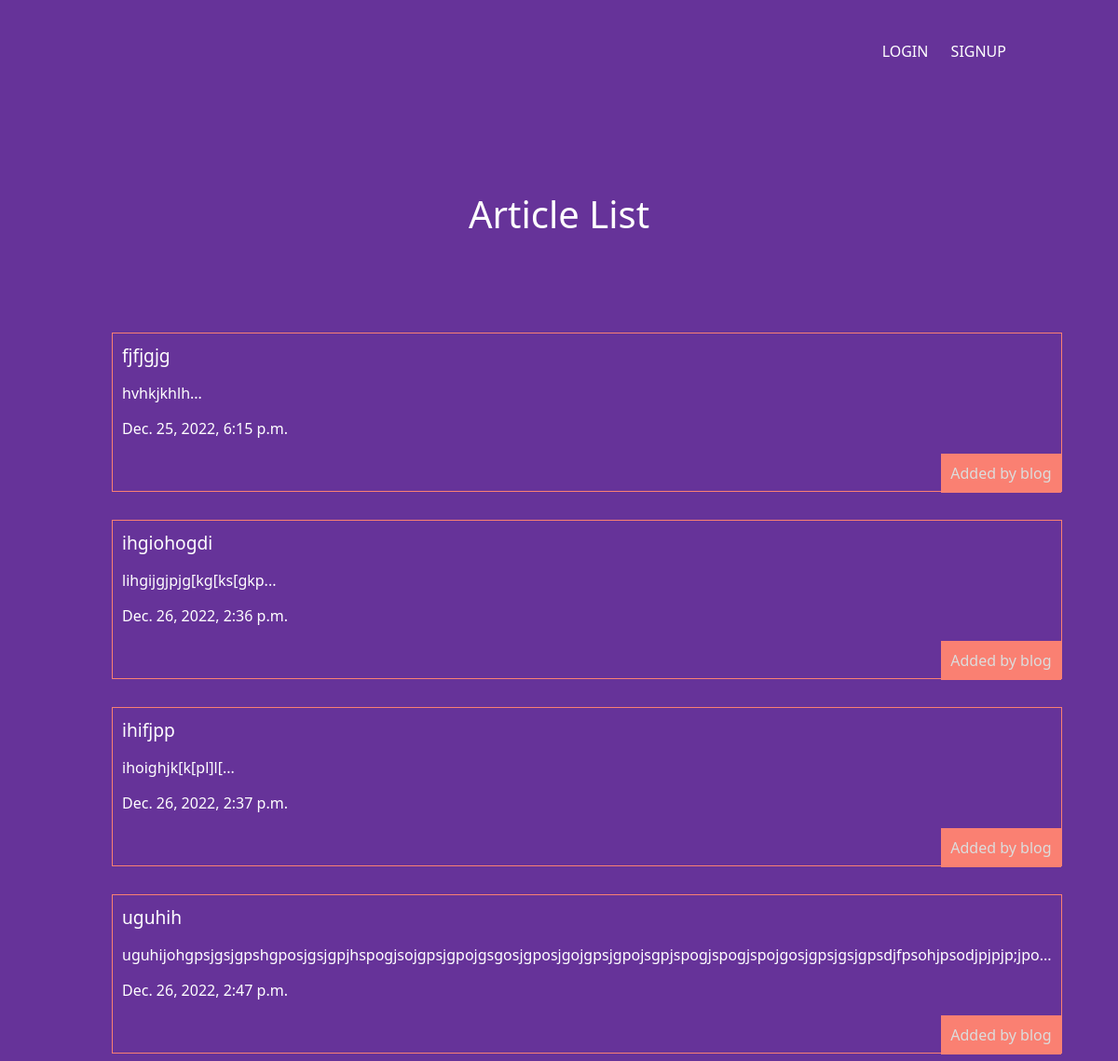
The page / on the database its author committed.
### articles/models.py (models this page shows, shortened)
class Article(models.Model):
    title = models.CharField(max_length=100)
    slug = models.SlugField()
    body = models.TextField()
    date = models.DateTimeField(auto_now_add=True)
    thumbnail = models.ImageField(default='default.png', blank=True)
    author = models.ForeignKey(User, default=None, on_delete=models.CASCADE)
    def snippet(self):
        return self.body[:280] + '...'

### articles/views.py (the view)
# urls.py: path('', views.home, name='home'),
def home(request):
    articles = Article.objects.all().order_by('date')  # order by a defined field in the models
    return render(request, 'articles/index.html', {'articles': articles})

### articles/templates/articles/index.html
{% extends 'base.html' %}
{% block content %}
    <h1>Article List</h1>
    <div class="articles">
        {% for article in articles %}
            <div class="article">
                <h2><a href="{% url 'articles:detail' slug=article.slug %}">{{ article.title }}</a></h2>
                <p>{{ article.snippet }}</p>
                <p>{{ article.date }}</p>
                <p class="author">Added by {{ article.author.username }}</p>
            </div>
        {% endfor %}
    </div>
{% endblock %}

### templates/base.html (shortened to what this page needs)
{% load static %}
<!DOCTYPE html>
<html lang="en">
  <head>
      <link rel="stylesheet" href="{% static 'styles.css' %}">
  </head>
  <body>
    <header class="wrapper">
        <nav>
          <ul>
              {% if user.is_authenticated %}
              <li>
                  <form class="logout_link" action="{% url 'accounts:logout' %}" method="post">
                      <button type="submit">LOGOUT</button>
                  </form>
              </li>
              <li><a href="{% url 'articles:create' %}" class="highlight">CREATE ARTICLE</a></li>
              {% else %}
                <li><a href="{% url 'accounts:login' %}">LOGIN</a></li>
                <li><a href="{% url 'accounts:signup' %}">SIGNUP</a></li>
              {% endif %}
          </ul>
      </nav>
    </header>
    <div class="wrapper">
        {% block content%}
        {% endblock %}
    </div>
  </body>
</html>

### assets/styles.css (style rules this page uses)
body { background-color: rebeccapurple; color: #fff; }
body * { font-family: system-ui, -apple-system, BlinkMacSystemFont, 'Segoe UI', Roboto, Oxygen, Ubuntu, Cantarell, 'Open Sans', 'Helvetica Neue', sans-serif; }
header { display: grid; padding: 20px 0; }
nav { justify-self: end; }
nav li { display: inline-block; margin-left: 20px; }
.wrapper { max-width: 960px; margin: 0 auto; }
div.wrapper h1 { text-align: center; margin: 100px auto; font-size: 2.5em; }
.articles { display: grid; grid-template-columns: 1fr; grid-gap: 30px }
.article { padding: 10px; border: 1px solid salmon; position: relative; padding-bottom: 40px; }
.article h2 { font-size: 1.2rem; }
.article .author { padding: 10px; background-color: salmon; position: absolute; right: 0; margin: 0; color:gainsboro; }
h1, h2, h3, h4, h5, h6 { font-weight: normal; margin: 0; }
a, a:hover, a:visited { color: #fff; text-decoration: none; }

### rows shown on the page
Article: title "fjfjgjg", snippet "hvhkjkhlh...", date "Dec. 25, 2022, 6:15 p.m.", author.username "blog"
Article: title "ihgiohogdi", snippet "lihgijgjpjg[kg[ks[gkp...", date "Dec. 26, 2022, 2:36 p.m.", author.username "blog"
Article: title "ihifjpp", snippet "ihoighjk[k[pl]l[...", date "Dec. 26, 2022, 2:37 p.m.", author.username "blog"
Article: title "uguhih", snippet "uguhijohgpsjgsjgpshgposjgsjgpjhspogjsojgpsjgpojgsgosjgposjgojgpsjgpojsgpjspogjspogjspojgosjgpsjgsjgpsdjfpsohjpsodjpjpjp;jpo...", date "Dec. 26, 2022, 2:47 p.m.", author.username "blog"
